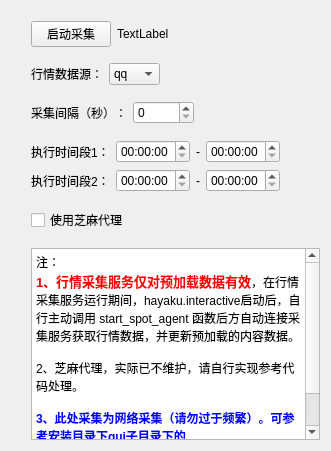
      <widget class="QWidget" name="tab">
       <attribute name="title">
        <string>行情采集服务</string>
       </attribute>
       <layout class="QVBoxLayout" name="verticalLayout_2">
        <item>
         <spacer name="verticalSpacer_3">
          <property name="orientation">
           <enum>Qt::Vertical</enum>
          </property>
          <property name="sizeType">
           <enum>QSizePolicy::Minimum</enum>
          </property>
          <property name="sizeHint" stdset="0">
           <size>
            <width>20</width>
            <height>10</height>
           </size>
          </property>
         </spacer>
        </item>
        <item>
         <layout class="QHBoxLayout" name="horizontalLayout_15">
          <property name="leftMargin">
           <number>20</number>
          </property>
          <item>
           <widget class="QPushButton" name="collect_start_pushButton">
            <property name="text">
             <string>启动采集</string>
            </property>
           </widget>
          </item>
          <item>
           <widget class="QLabel" name="collect_status_label">
            <property name="text">
             <string>TextLabel</string>
            </property>
           </widget>
          </item>
          <item>
           <spacer name="horizontalSpacer">
            <property name="orientation">
             <enum>Qt::Horizontal</enum>
            </property>
            <property name="sizeHint" stdset="0">
             <size>
              <width>40</width>
              <height>20</height>
             </size>
            </property>
           </spacer>
          </item>
         </layout>
        </item>
        <item>
         <spacer name="verticalSpacer">
          <property name="orientation">
           <enum>Qt::Vertical</enum>
          </property>
          <property name="sizeType">
           <enum>QSizePolicy::Fixed</enum>
          </property>
          <property name="sizeHint" stdset="0">
           <size>
            <width>20</width>
            <height>10</height>
           </size>
          </property>
         </spacer>
        </item>
        <item>
         <layout class="QHBoxLayout" name="horizontalLayout_13">
          <property name="leftMargin">
           <number>20</number>
          </property>
          <item>
           <widget class="QLabel" name="label_39">
            <property name="text">
             <string>行情数据源：</string>
            </property>
           </widget>
          </item>
          <item>
           <widget class="QComboBox" name="collect_source_comboBox">
            <item>
             <property name="text">
              <string>qq</string>
             </property>
            </item>
            <item>
             <property name="text">
              <string>qmt</string>
             </property>
            </item>
           </widget>
          </item>
          <item>
           <spacer name="horizontalSpacer_2">
            <property name="orientation">
             <enum>Qt::Horizontal</enum>
            </property>
            <property name="sizeHint" stdset="0">
             <size>
              <width>40</width>
              <height>20</height>
             </size>
            </property>
           </spacer>
          </item>
         </layout>
        </item>
        <item>
         <spacer name="verticalSpacer_2">
          <property name="orientation">
           <enum>Qt::Vertical</enum>
          </property>
          <property name="sizeType">
           <enum>QSizePolicy::Fixed</enum>
          </property>
          <property name="sizeHint" stdset="0">
           <size>
            <width>20</width>
            <height>10</height>
           </size>
          </property>
         </spacer>
        </item>
        <item>
         <layout class="QHBoxLayout" name="horizontalLayout_10">
          <property name="leftMargin">
           <number>20</number>
          </property>
          <item>
           <widget class="QLabel" name="label_23">
            <property name="text">
             <string>采集间隔（秒）：</string>
            </property>
           </widget>
          </item>
          <item>
           <widget class="QSpinBox" name="collect_sample_spinBox">
            <property name="maximum">
             <number>86400</number>
            </property>
           </widget>
          </item>
          <item>
           <spacer name="horizontalSpacer_3">
            <property name="orientation">
             <enum>Qt::Horizontal</enum>
            </property>
            <property name="sizeHint" stdset="0">
             <size>
              <width>40</width>
              <height>20</height>
             </size>
            </property>
           </spacer>
          </item>
         </layout>
        </item>
        <item>
         <spacer name="verticalSpacer_4">
          <property name="orientation">
           <enum>Qt::Vertical</enum>
          </property>
          <property name="sizeType">
           <enum>QSizePolicy::Minimum</enum>
          </property>
          <property name="sizeHint" stdset="0">
           <size>
            <width>20</width>
            <height>10</height>
           </size>
          </property>
         </spacer>
        </item>
        <item>
         <layout class="QHBoxLayout" name="horizontalLayout_8">
          <property name="leftMargin">
           <number>20</number>
          </property>
          <item>
           <widget class="QLabel" name="label_21">
            <property name="text">
             <string>执行时间段1：</string>
            </property>
           </widget>
          </item>
          <item>
           <layout class="QHBoxLayout" name="horizontalLayout_6">
            <item>
             <widget class="QTimeEdit" name="collect_phase1_start_timeEdit">
              <property name="currentSection">
               <enum>QDateTimeEdit::HourSection</enum>
              </property>
             </widget>
            </item>
            <item>
             <widget class="QLabel" name="label_22">
              <property name="text">
               <string>-</string>
              </property>
             </widget>
            </item>
            <item>
             <widget class="QTimeEdit" name="collect_phase1_last_timeEdit"/>
            </item>
            <item>
             <spacer name="horizontalSpacer_4">
              <property name="orientation">
               <enum>Qt::Horizontal</enum>
              </property>
              <property name="sizeHint" stdset="0">
               <size>
                <width>40</width>
                <height>20</height>
               </size>
              </property>
             </spacer>
            </item>
           </layout>
          </item>
         </layout>
        </item>
        <item>
         <layout class="QHBoxLayout" name="horizontalLayout_9">
          <property name="leftMargin">
           <number>20</number>
          </property>
          <item>
           <widget class="QLabel" name="label_37">
            <property name="text">
             <string>执行时间段2：</string>
            </property>
           </widget>
          </item>
          <item>
           <layout class="QHBoxLayout" name="horizontalLayout_7">
            <item>
             <widget class="QTimeEdit" name="collect_phase2_start_timeEdit">
              <property name="currentSection">
               <enum>QDateTimeEdit::HourSection</enum>
              </property>
             </widget>
            </item>
            <item>
             <widget class="QLabel" name="label_38">
              <property name="text">
               <string>-</string>
              </property>
             </widget>
            </item>
            <item>
             <widget class="QTimeEdit" name="collect_phase2_last_timeEdit"/>
            </item>
            <item>
             <spacer name="horizontalSpacer_5">
              <property name="orientation">
               <enum>Qt::Horizontal</enum>
              </property>
              <property name="sizeHint" stdset="0">
               <size>
                <width>40</width>
                <height>20</height>
               </size>
              </property>
             </spacer>
            </item>
           </layout>
          </item>
         </layout>
        </item>
        <item>
         <spacer name="verticalSpacer_5">
          <property name="orientation">
           <enum>Qt::Vertical</enum>
          </property>
          <property name="sizeType">
           <enum>QSizePolicy::Minimum</enum>
          </property>
          <property name="sizeHint" stdset="0">
           <size>
            <width>20</width>
            <height>10</height>
           </size>
          </property>
         </spacer>
        </item>
        <item>
         <layout class="QHBoxLayout" name="horizontalLayout_16">
          <property name="leftMargin">
           <number>20</number>
          </property>
          <property name="topMargin">
           <number>0</number>
          </property>
          <item>
           <widget class="QCheckBox" name="collect_use_zhima_checkBox">
            <property name="sizePolicy">
             <sizepolicy hsizetype="Preferred" vsizetype="Fixed">
              <horstretch>0</horstretch>
              <verstretch>0</verstretch>
             </sizepolicy>
            </property>
            <property name="text">
             <string>使用芝麻代理</string>
            </property>
           </widget>
          </item>
         </layout>
        </item>
        <item>
         <spacer name="verticalSpacer_6">
          <property name="orientation">
           <enum>Qt::Vertical</enum>
          </property>
          <property name="sizeType">
           <enum>QSizePolicy::Minimum</enum>
          </property>
          <property name="sizeHint" stdset="0">
           <size>
            <width>20</width>
            <height>10</height>
           </size>
          </property>
         </spacer>
        </item>
        <item>
         <layout class="QHBoxLayout" name="horizontalLayout_17">
          <property name="leftMargin">
           <number>20</number>
          </property>
          <property name="topMargin">
           <number>0</number>
          </property>
          <item>
           <widget class="QTextBrowser" name="textBrowser">
            <property name="html">
             <string>&lt;!DOCTYPE HTML PUBLIC &quot;-//W3C//DTD HTML 4.0//EN&quot; &quot;http://www.w3.org/TR/REC-html40/strict.dtd&quot;&gt;
&lt;html&gt;&lt;head&gt;&lt;meta name=&quot;qrichtext&quot; content=&quot;1&quot; /&gt;&lt;meta charset=&quot;utf-8&quot; /&gt;&lt;style type=&quot;text/css&quot;&gt;
p, li { white-space: pre-wrap; }
hr { height: 1px; border-width: 0; }
li.unchecked::marker { content: &quot;\2610&quot;; }
li.checked::marker { content: &quot;\2612&quot;; }
&lt;/style&gt;&lt;/head&gt;&lt;body style=&quot; font-size:13pt; font-weight:400; font-style:normal;&quot;&gt;
&lt;p style=&quot; margin-top:0px; margin-bottom:0px; margin-left:0px; margin-right:0px; -qt-block-indent:0; text-indent:0px;&quot;&gt;&lt;span style=&quot; font-size:9pt;&quot;&gt;注：&lt;/span&gt;&lt;/p&gt;
&lt;p style=&quot; margin-top:0px; margin-bottom:0px; margin-left:0px; margin-right:0px; -qt-block-indent:0; text-indent:0px;&quot;&gt;&lt;span style=&quot; font-size:10pt; font-weight:600; color:#ff0000;&quot;&gt;1、行情采集服务仅对预加载数据有效&lt;/span&gt;&lt;span style=&quot; font-size:9pt;&quot;&gt;，在行情采集服务运行期间，hayaku.interactive启动后，自行主动调用 start_spot_agent 函数后方自动连接采集服务获取行情数据，并更新预加载的内容数据。&lt;/span&gt;&lt;/p&gt;
&lt;p style=&quot;-qt-paragraph-type:empty; margin-top:0px; margin-bottom:0px; margin-left:0px; margin-right:0px; -qt-block-indent:0; text-indent:0px; font-size:9pt;&quot;&gt;&lt;br /&gt;&lt;/p&gt;
&lt;p style=&quot; margin-top:0px; margin-bottom:0px; margin-left:0px; margin-right:0px; -qt-block-indent:0; text-indent:0px;&quot;&gt;&lt;span style=&quot; font-size:9pt;&quot;&gt;2、芝麻代理，实际已不维护，请自行实现参考代码处理。&lt;/span&gt;&lt;/p&gt;
&lt;p style=&quot;-qt-paragraph-type:empty; margin-top:0px; margin-bottom:0px; margin-left:0px; margin-right:0px; -qt-block-indent:0; text-indent:0px; font-size:9pt;&quot;&gt;&lt;br /&gt;&lt;/p&gt;
&lt;p style=&quot; margin-top:0px; margin-bottom:0px; margin-left:0px; margin-right:0px; -qt-block-indent:0; text-indent:0px;&quot;&gt;&lt;span style=&quot; font-size:9pt; font-weight:696; color:#0000ff;&quot;&gt;3、此处采集为网络采集（请勿过于频繁）。可参考安装目录下gui子目录下的 start_qmt.py（miniqmt已不可用）自行实现自有数据源的接入。&lt;/span&gt;&lt;/p&gt;&lt;/body&gt;&lt;/html&gt;</string>
            </property>
           </widget>
          </item>
         </layout>
        </item>
       </layout>
      </widget>
